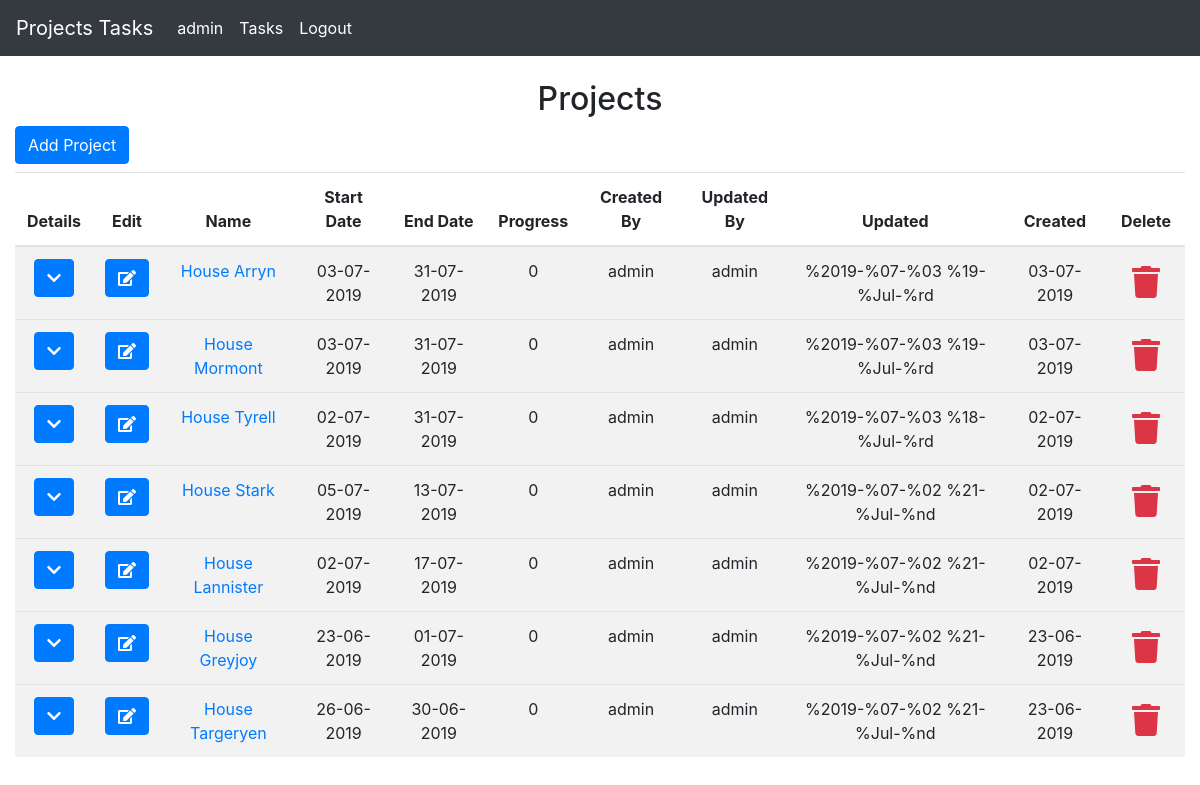
Page / (signed in) on the earlier database version.
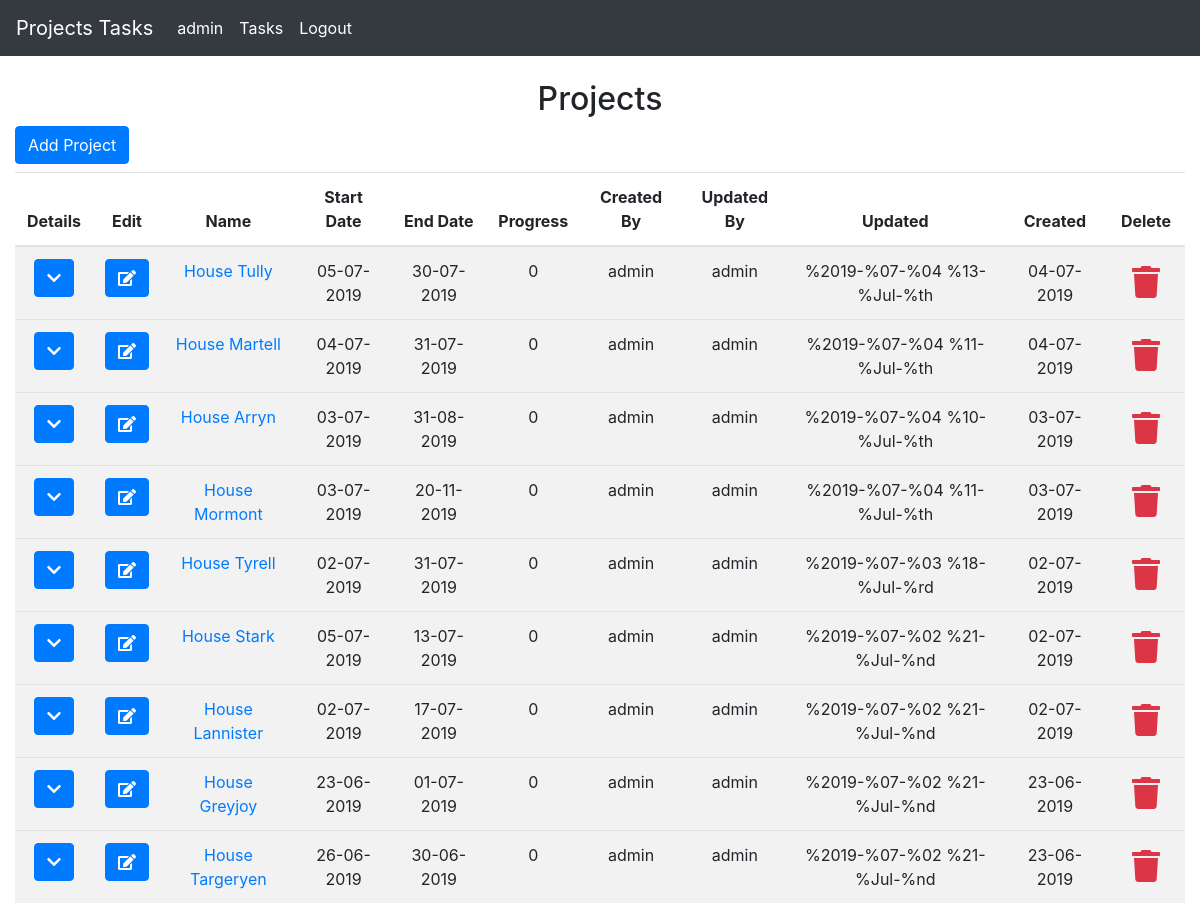
Same page on the later database version.
### projects/models.py (models this page shows, shortened)
class Project(models.Model):
    name = models.CharField(max_length = 250)
    start = models.DateField(verbose_name = 'Start Date')
    end = models.DateField(verbose_name = 'End Date')
    assigned_users = models.ManyToManyField(
        settings.AUTH_USER_MODEL,
        blank = True,
        related_name = 'projects'
    )
    assigned_groups = models.ManyToManyField(
        Group,
        blank = True,
        related_name = 'projects',
    )
    progress = models.PositiveSmallIntegerField(default = 0, editable = False)
    created_by = models.ForeignKey(
        settings.AUTH_USER_MODEL,
        on_delete = models.SET_NULL,
        null = True,
        blank = True,
        related_name = 'created_projects',
        editable = False,
    )
    updated_by = models.ForeignKey(
        settings.AUTH_USER_MODEL,
        on_delete = models.SET_NULL,
        null = True,
        blank = True,
        related_name = 'updated_projects',
        editable = False,
    )
    updated = models.DateTimeField(auto_now = True)
    created = models.DateTimeField(auto_now_add = True)
    def get_absolute_url(self):
        return reverse_lazy('projects:details', kwargs = {'pk' : self.id})
    class Meta:
        ordering = ('-created', 'name')

### projects/views.py (the view, shortened to what this page needs)
# urls.py: re_path('^$', ProjectListView.as_view(), name = 'project_list'),
class ProjectListView(PermissionRequiredMixin, ListView):
    permission_required = ('projects.view_project',)
    model = Project
    template_name = 'projects/list.html'
    context_object_name = 'projects'
    def get_context_data(self, *args, **kwargs):
        cxt = super(ProjectListView, self).get_context_data(*args, **kwargs)
        cxt['project_form'] = ProjectForm()
        cxt['update_formset'] = ProjectInlineFormset(instance = self.request.user)
        return cxt
    def get_queryset(self):
        return self.request.user.created_projects.all()

### projects/templates/projects/list.html (shortened to what this page needs)
{% extends 'base.html' %}
{% block content %}
    <h2 class="col-12 mt-2 text-center">
        Projects
    </h2>
    <div class="col-12 mb-2">
        <button type="button" class="btn btn-primary text-capitalize" data-toggle="modal" data-target="#addProjectModal">
            add project
        </button>
    </div>
    <div class="col-12">
        <table class="table table-striped text-center">
            <thead>
                <tr>
                    <th>
                        Details
                    </th>
                    <th>
                        Edit
                    </th>
                    <th>
                        Name
                    </th>
                    <th>
                        Start Date
                    </th>
                    <th>
                        End Date
                    </th>
                    <th>
                        Progress
                    </th>
                    <th>
                        Created By
                    </th>
                    <th>
                        Updated By
                    </th>
                    <th>
                        Updated
                    </th>
                    <th>
                        Created
                    </th>
                    <th>
                        Delete
                    </th>
                </tr>
            </thead>
            <tbody>
                {% for p in projects %}
                    <tr data-id="{{ p.id }}">
                        <td>
                            <button class="details btn btn-primary">
                                <i class="fas fa-chevron-down"></i>
                            </button>
                        </td>
                        <td>
                            <button type="button" class="btn btn-primary text-capitalize" data-toggle="modal" data-target="#updateProjectModal{{ forloop.counter }}">
                                <i class="fas fa-edit"></i>
                            </button>
                        </td>
                        <td>
                            <a href="{{ p.get_absolute_url }}">
                                {{ p.name }}
                            </a>
                        </td>
                        <td>
                            {{ p.start|date:'d-m-Y' }}
                        </td>
                        <td>
                            {{ p.end|date:'d-m-Y' }}
                        </td>
                        <td>
                            {{ p.progress }}
                        </td>
                        <td>
                            {{ p.created_by.username }}
                        </td>
                        <td>
                            {{ p.updated_by.username }}
                        </td>
                        <td>
                            {{ p.updated }}
                        </td>
                        <td>
                            {{ p.created|date:'d-m-Y' }}
                        </td>
                        <td>
                            <button type="button" class="btn text-danger" data-toggle="modal" data-target="#deleteProjectModal{{ p.id }}">
                                <i class="fas fa-trash fa-2x"></i>
                            </button>
                        </td>
                    </tr>
                {% endfor %}
            </tbody>
        </table>
    </div>
{% endblock content %}

### templates/base.html (shortened to what this page needs)
{% load static %}
<!DOCTYPE html>
<html lang="en">
    <head>
        <link rel="stylesheet" href="https://stackpath.bootstrapcdn.com/bootstrap/4.3.1/css/bootstrap.min.css">
        <link rel="stylesheet" href="https://use.fontawesome.com/releases/v5.8.2/css/all.css">
        <link href="{% static 'css/select2.min.css' %}" rel="stylesheet" />
        <link rel="stylesheet" href="{% static 'css/jquery-ui.min.css' %}">
        <link rel="stylesheet" href="{% static 'css/main.css' %}">
    </head>
    <body>
        {% include 'includes/navbar.html' %}
        <div class="container-fluid">
            <div class="row">
                {% block content %}
                {% endblock content %}
            </div>
        </div>
    </body>
</html>

### templates/includes/navbar.html (shortened to what this page needs)
<nav class="navbar navbar-expand-md navbar-dark bg-dark">
    <a class="navbar-brand" href="{% url 'project_list' %}">Projects Tasks</a>
    <div class="collapse navbar-collapse" id="navbarNav">
        <ul class="navbar-nav">
            {% if request.user.is_authenticated %}
                <li class="nav-item active">
                    <span class="nav-link">{{ request.user }}</span>
                </li>
                <li class="nav-item active">
                    <a href="{% url 'tasks:list' %}" class="nav-link">Tasks</a>
                </li>
                <li class="nav-item active">
                    <a class="nav-link" href="{% url 'logout' %}">Logout</a>
                </li>
            {% else %}
                <li class="nav-item active">
                    <a class="nav-link" href="{% url 'login' %}">Login</a>
                </li>
            {% endif %}
        </ul>
    </div>
</nav>

Differences in the rows shown:
added Project: name "House Tully", start "05-07-2019", end "30-07-2019", progress "0", created_by.username "admin", updated_by.username "admin", updated "%2019-%07-%04 %13-%Jul-%th", created "04-07-2019"
added Project: name "House Martell", start "04-07-2019", end "31-07-2019", progress "0", created_by.username "admin", updated_by.username "admin", updated "%2019-%07-%04 %11-%Jul-%th", created "04-07-2019"
changed Project "House Arryn": end "31-07-2019" → "31-08-2019"; updated "%2019-%07-%03 %19-%Jul-%rd" → "%2019-%07-%04 %10-%Jul-%th"
changed Project "House Mormont": end "31-07-2019" → "20-11-2019"; updated "%2019-%07-%03 %19-%Jul-%rd" → "%2019-%07-%04 %11-%Jul-%th"
